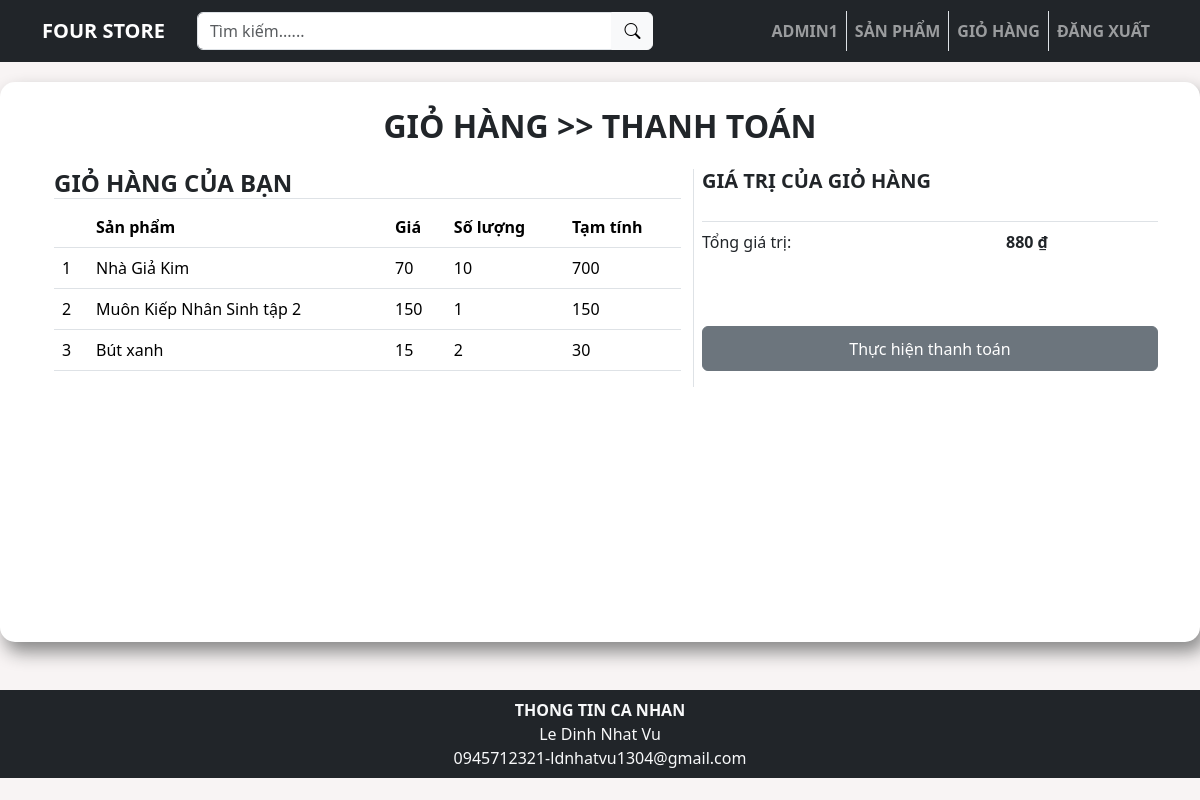
The page /cart.php (signed in) on the database its author committed.
### tables this page shows
CREATE TABLE `tbl_carts` (
  `cart_id` int(11) NOT NULL,
  `userID` int(11) NOT NULL,
  `productID` int(11) NOT NULL,
  `quantity` int(11) NOT NULL
);

CREATE TABLE `tbl_products` (
  `productID` int(11) NOT NULL,
  `product_name` varchar(100) DEFAULT NULL,
  `categoryID` int(11) DEFAULT NULL,
  `price` int(10) DEFAULT NULL,
  `stock_quantity` int(11) DEFAULT NULL,
  `product_img` varchar(200) DEFAULT NULL
);

### modules/db_module.php (called while the page is built, shortened)
<?php
function chayTruyVanTraVeDL($link, $q)
{
  $result = mysqli_query($link, $q);
  return $result;
}

### models/cart_model.php (called while the page is built, shortened)
<?php
include_once("models/cart.php");
require_once("modules/db_module.php");
class CartModel
{
    public function getCartList($query)
    {
        $link = null;
        $result = chayTruyVanTraVeDL($link, $query);
        $data = array();
        while ($rows = mysqli_fetch_assoc($result)) {
            $cart = new Cart(
                $rows["product_name"],
                $rows["price"],
                $rows["quantity"],
            );
            array_push($data, $cart);
        }
        return $data;
    }
}
?>

### models/cart.php (called while the page is built, shortened)
<?php
class Cart
{
    private $productName;
    private $price;
    private $quantity;
    private $total;
    public function getProductName()
    {
        return $this->productName;
    }
    public function getPrice()
    {
        return $this->price;
    }
    public function getQuantity()
    {
        return $this->quantity;
    }
    public function getTotal()
    {
        return $this->total;
    }
    public function __construct($productName, $price, $quantity) {
        $this->productName = $productName;
        $this->price = $price;
        $this->quantity = $quantity;
        $this->total = $price * $quantity;
    }
}
?>

### views/cart/cart_view.php (the view, shortened to what this page needs)
<?php
$i = 1;
foreach ($carts as $cart) {
    echo '<tr>
                <td>' . $i . '</td>
                <td >' . $cart->getProductName() . '</td>
                <td>' . $cart->getPrice() . '</td>
                <td>' . $cart->getQuantity() . '</td>
                <td>' . $cart->getTotal() . '</td>
            </tr>';
    $i++;
}

### cart.php (shortened to what this page needs)
<!DOCTYPE html>
<html lang="en">
<head>
</head>
<body>
    <div class="wrapper mh-100 ">
        <?php include_once("views/main/header.php"); ?>
        <main class="login-container">
            <div class="page-title ">
                <div class="page-title-inner flex-row medium-flex-wrap container">
                    <div class="flex-col flex-grow medium-text-center">
                        <nav class="breadcrumbs flex-row flex-row-center heading-font checkout-breadcrumbs text-center strong h2 uppercase">
                            <a>Giỏ hàng</a> <a>>></a> <a>Thanh toán</a>
                        </nav>
                    </div>
                </div>
            </div>
            <section class="cart-section mt-4">
                <div class="cart-container container">
                    <div class="woocommerce row  row-divided">
                        <div class="cart-items-list col-12 col-lg-7 ">
                            <h4 class="uppercase border-bottom">Giỏ hàng của bạn </h4>
                            <table class="table transparent-table">
                                <thead>
                                    <tr>
                                        <th></th>
                                        <th scope="col">Sản phẩm</th>
                                        <th scope="col">Giá</th>
                                        <th scope="col">Số lượng</th>
                                        <th scope="col">Tạm tính</th>
                                    </tr>
                                </thead>
                                <tbody>
                                    <?php include_once("controllers/cart_controller.php"); ?>
                                </tbody>
                            </table>
                        </div>
                        <div class="payment-check col-12 col-lg-5 row gx-0 ps-2 border-start ">
                            <h5 class="sum-cart col-12 border-bottom uppercase">Giá trị của giỏ hàng</h5>
                            <p class="sum-item col-8">Tổng giá trị:</p>
                            <p class="uppercase sum-value col-4"><?php if (isset($_SESSION["sum_total"])) echo $_SESSION["sum_total"];
                                                                    else echo 'Hãy đăng nhập để xem giỏ' ?> ₫</p>
                            <div class="row align-items-end gx-0"> <button class="btn btn-buy btn-secondary mb-3" type="button">Thực hiện thanh toán</button></div>
                        </div>
                    </div>
                </div>
    </div>
    <?php include_once("views/main/footer.php"); ?>
</body>
</html>

### views/main/header.php (shortened to what this page needs)
<head>
    <link href="https://cdn.jsdelivr.net/npm/bootstrap@5.3.2/dist/css/bootstrap.min.css" rel="stylesheet">
    <link rel="stylesheet" href="public/css/main.css">
    <link rel="stylesheet" href="https://cdn.jsdelivr.net/npm/bootstrap-icons@1.11.2/font/bootstrap-icons.min.css">
</head>
<?php if (!isset($_SESSION['user_id'])) {
    include_once('header_nomal.php');
} else {
    include_once('header_login.php');
}
?>

### views/main/header_login.php (shortened to what this page needs)
<header id="header" class="sticky-top ">
    <nav class="navbar navbar-expand-lg navbar-dark bg-dark  nav-header ">
        <div class="container">
            <a class="navbar-brand uppercase" href="index.php">FOUR STORE</a>
            <div class="collapse navbar-collapse" id="navbarSupportedContent">
                <div class="input-group search-input-main d-flex w-50 px-3 py-1">
                    <input type="text" class="form-control " id="search-input" placeholder="Tìm kiếm......" aria-describedby="btn-addon">
                    <button onclick="searchProducts()" class="btn btn-light" type="button" id="btn-addon"> <i class="bi bi-search"></i></button>
                </div>
                <ul class="navbar-nav ms-auto">
                    <li class="nav-item">
                        <a class="nav-link uppercase" href="admin.php" ><?php echo $_SESSION["user_name"]?></a>
                    </li>
                    <li class="nav-item">
                        <a class="nav-link uppercase" href="index.php">Sản phẩm</a>
                    </li>
                    <li class="nav-item">
                        <a class="nav-link uppercase" href="cart.php">Giỏ hàng</a>
                    </li>
                    <li class="nav-item">
                        <a class="nav-link uppercase" href="modules/logout_module.php">Đăng xuất    </a>
                    </li>
                </ul>
            </div>
        </div>
    </nav>
</header>

### controllers/cart_controller.php
<?php
    require_once("models/cart_model.php");
    if(isset($_SESSION["user_id"])){
        $cart_model = new CartModel();
        $query="SELECT tbl_products.product_name, tbl_products.price, tbl_carts.quantity
                FROM tbl_carts INNER JOIN tbl_products ON tbl_carts.productID = tbl_products.productID
                WHERE userID =".$_SESSION["user_id"]."";
        $carts = $cart_model->getCartList($query);
        include_once("views/cart/cart_view.php");
    }
?>

### views/main/footer.php
<footer class="footer-wrapper bg-dark text-light mt-5">
    <div class="container p-2">
        <div class="row row-cols-12">
            <div class="row-center">
                <div class="text-center"><b>THONG TIN CA NHAN</b></div>
                <div class="text-center">Le Dinh Nhat Vu</div>
                <div class="text-center">0945712321-ldnhatvu1304@gmail.com</div>
            </div>
        </div>
    </div>
</footer>

### public/css/main.css (style rules this page uses)
.uppercase { text-transform: uppercase; font-weight: 600; }
header { margin-bottom: 20px; }
.nav-header { opacity: 75% }
body { background-color: rgb(248, 244, 244); }
.row-divided { margin-right: 0; margin-left: 0; }
.btn-buy { height: 45px; }
.login-container { box-shadow: 5px 10px 18px #888888; border-radius: 15px; padding: 25px; background-color: rgb(255, 255, 255); min-height: 70vh; }

### rows shown on the page
tbl_carts: productID.product_name "Nhà Giả Kim", productID.price "70", quantity "10", $cart->getTotal() "700"
tbl_carts: productID.product_name "Muôn Kiếp Nhân Sinh tập 2", productID.price "150", quantity "1"
tbl_carts: productID.product_name "Bút xanh", productID.price "15", quantity "2", $cart->getTotal() "30"

### other values the page prints
$_SESSION["user_name"] "ADMIN1"
$_SESSION["sum_total"] "880"
